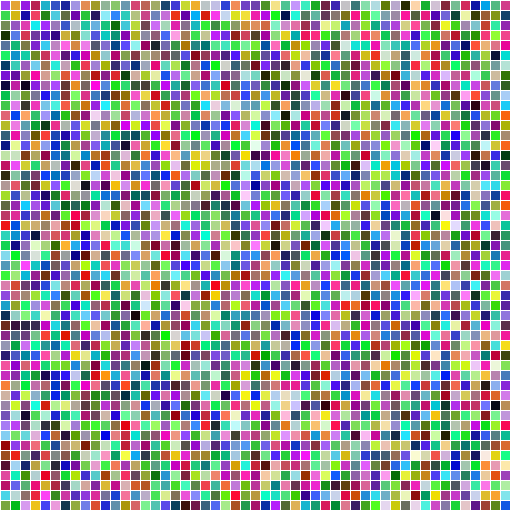
Frame 1 (no input)
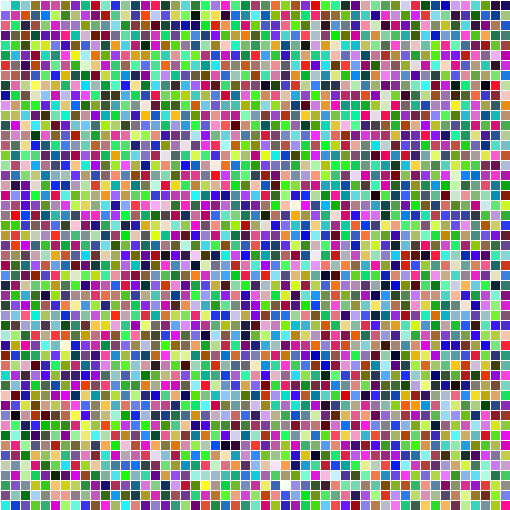
Frame 60 (the mouse pressed at the canvas centre just before this capture)
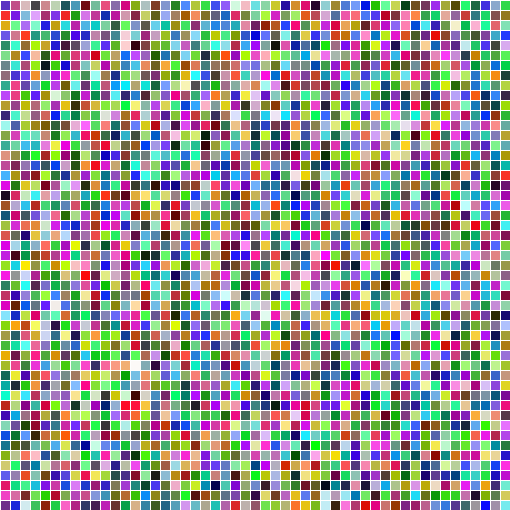
Frame 120 (the mouse held since frame 60 and released just before this capture)

The Processing sketch that drew these frames (run headless with seeded random() and noise(); from frame 60 on, the mouse is pressed at the canvas centre):

// Processing sketch: processing_4679
// ── processing_4679.pde

int w = 10;
int h = 10;

void setup() {
  size(510,510);
  smooth();
}

void draw() {
  background(255);
    
  for (int x = 0; x < width; x += 10) {
    
    for (int y = 0; y < height; y += 10) { 
      stroke(255);
      int r = int(random(255));
      int g = int(random(255));
      int b = int(random(255));
      //int a = int(random(255));
      fill(r,g,b);
      rect(x,y,w,h);
    }
  }
}

  
